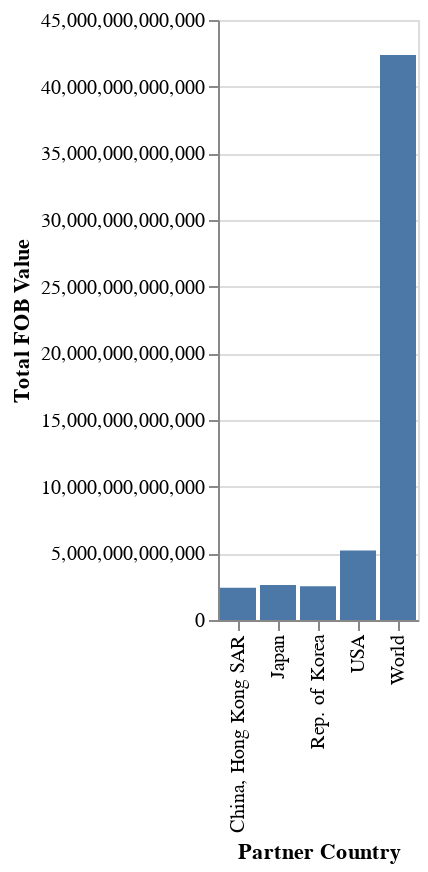

Notebook source saved alongside this figure:
### Markdown cell above
### Sample queries

### Code cell
question = "Top 5 partner countries for China by FOB value"

answer_sample_question(question, insights=True)

### Figure 1 — Vega-Lite specification as saved in the notebook (floating-point values rounded to 4 significant figures)
{"config": {"view": {"continuousWidth": 300, "continuousHeight": 300}}, "data": {"name": "data-b5872e92f7bde3a483c6ba0568454fd5"}, "mark": {"type": "bar"}, "encoding": {"x": {"field": "partner", "title": "Partner Country", "type": "nominal"}, "y": {"field": "total_fobvalue", "title": "Total FOB Value", "type": "quantitative"}}, "$schema": "https://vega.github.io/schema/vega-lite/v5.20.1.json", "datasets": {"data-b5872e92f7bde3a483c6ba0568454fd5": [{"partner": "World", "total_fobvalue": 42370000000000.0}, {"partner": "USA", "total_fobvalue": 5218000000000.0}, {"partner": "Japan", "total_fobvalue": 2616000000000.0}, {"partner": "Rep. of Korea", "total_fobvalue": 2524000000000.0}, {"partner": "China, Hong Kong SAR", "total_fobvalue": 2422000000000.0}]}}
